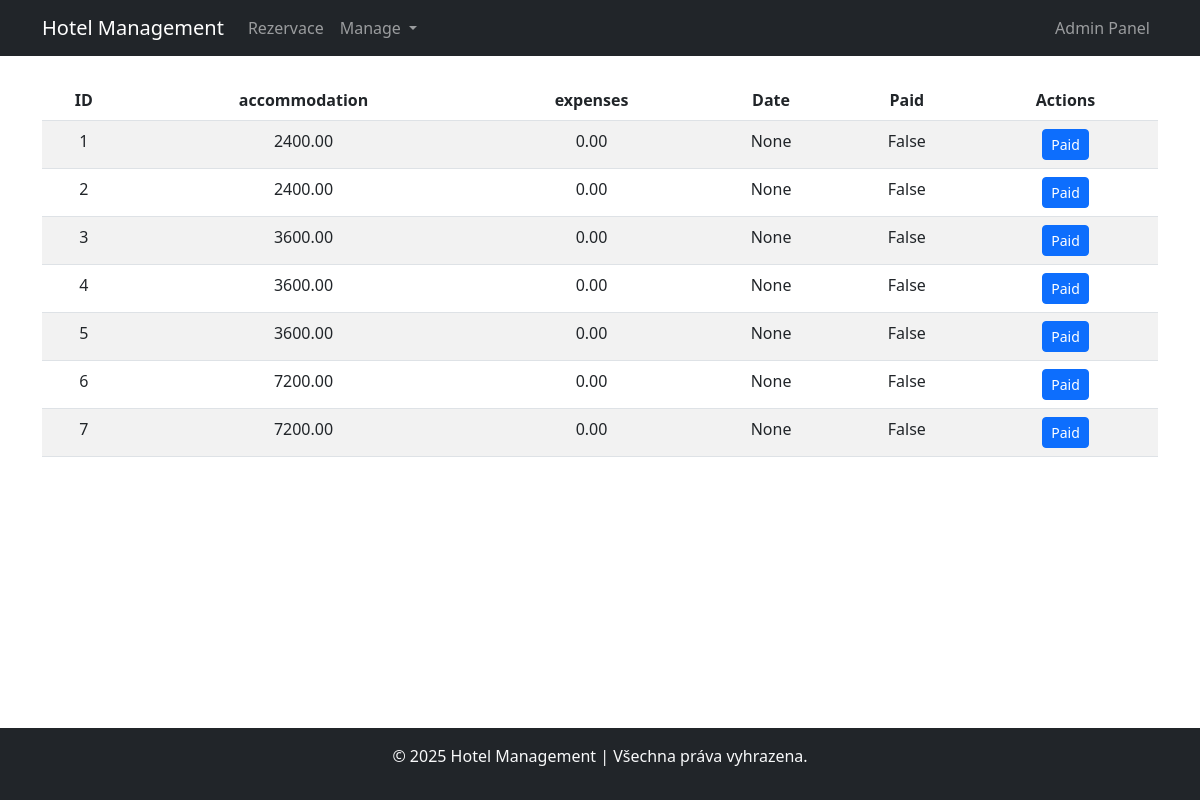
The page /payment_management/ on the database as committed earlier.
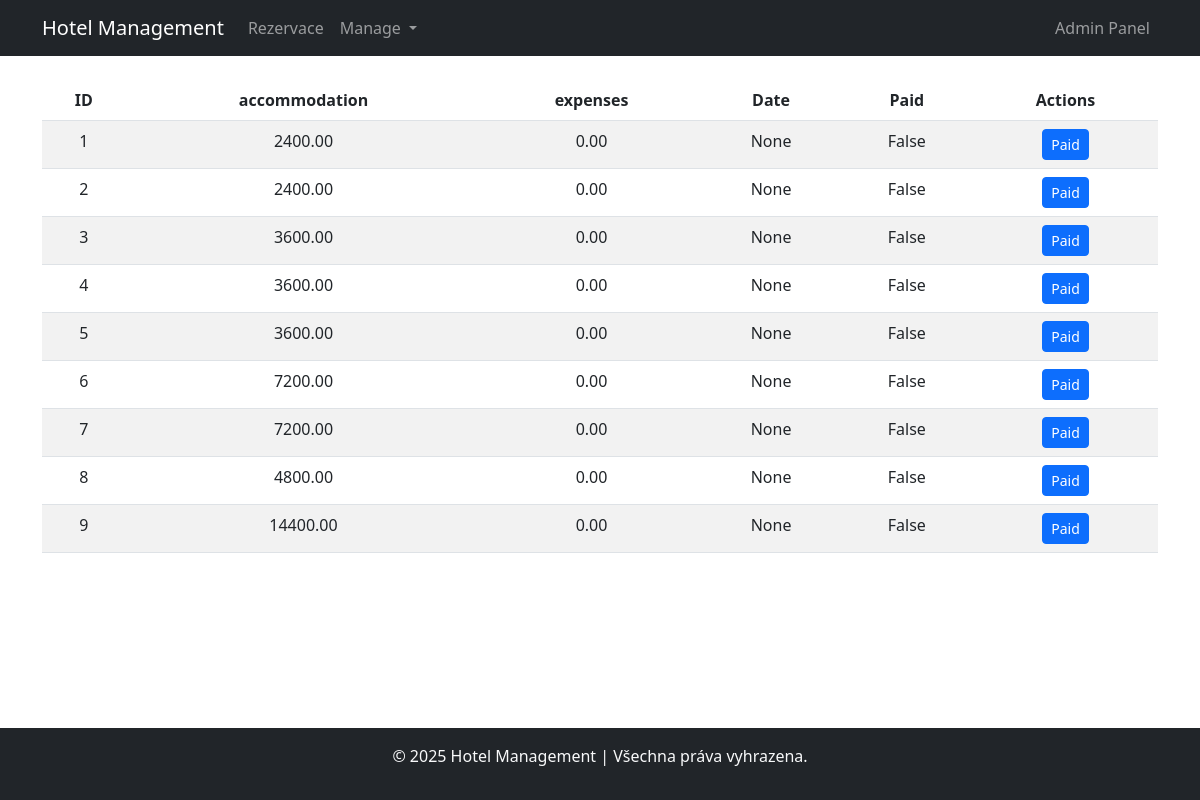
The same page on the database as committed later.
### blog/models.py (models this page shows)
class Payment(models.Model):
    payment_id = models.AutoField(primary_key=True)
    total_accommodation = models.DecimalField(max_digits=10, decimal_places=2)
    total_expenses = models.DecimalField(max_digits=10, decimal_places=2)
    payment_date = models.DateField(null=True, blank=True)
    is_paid = models.BooleanField()

### blog/views.py (the view)
# urls.py: path('payment_management/', views.payment_management, name='payment_management'),
def payment_management(request):
    payment = Payment.objects.all()
    return render(request, 'management/payment/payment_management.html', {'payment': payment})

### blog/templates/management/payment/payment_management.html (shortened to what this page needs)
{% extends 'base.html' %}
{% block content %}
<table class="table table-striped">
    <thead>
        <tr class="text-center">
            <th scope="col">ID</th>
            <th scope="col">accommodation</th>
            <th scope="col">expenses</th>
            <th scope="col">Date</th>
            <th scope="col">Paid</th>
            <th scope="col">Actions</th>
        </tr>
    </thead>
    <tbody>
        {% for payment in payment %}
            <tr class="text-center">
                <td>{{ payment.payment_id }}</td>
                <td>{{ payment.total_accommodation }}</td>
                <td>{{ payment.total_expenses }}</td>
                <td>{{ payment.payment_date }}</td>
                <td>{{ payment.is_paid }}</td>
                <td>
                    <button class="btn btn-primary btn-sm" data-bs-toggle="modal" data-bs-target="#paymentModal" data-payment-id="{{ payment.payment_id }}">
                        Paid
                    </button>
                </td>
            </tr>
        {% endfor %}
    </tbody>
</table>
{% endblock %}

Rows that differ between the two databases and show on the page:
added Payment: payment_id "8", total_accommodation "4800.00", total_expenses "0.00", payment_date "None", is_paid "False"
added Payment: payment_id "9", total_accommodation "14400.00", total_expenses "0.00", payment_date "None", is_paid "False"
